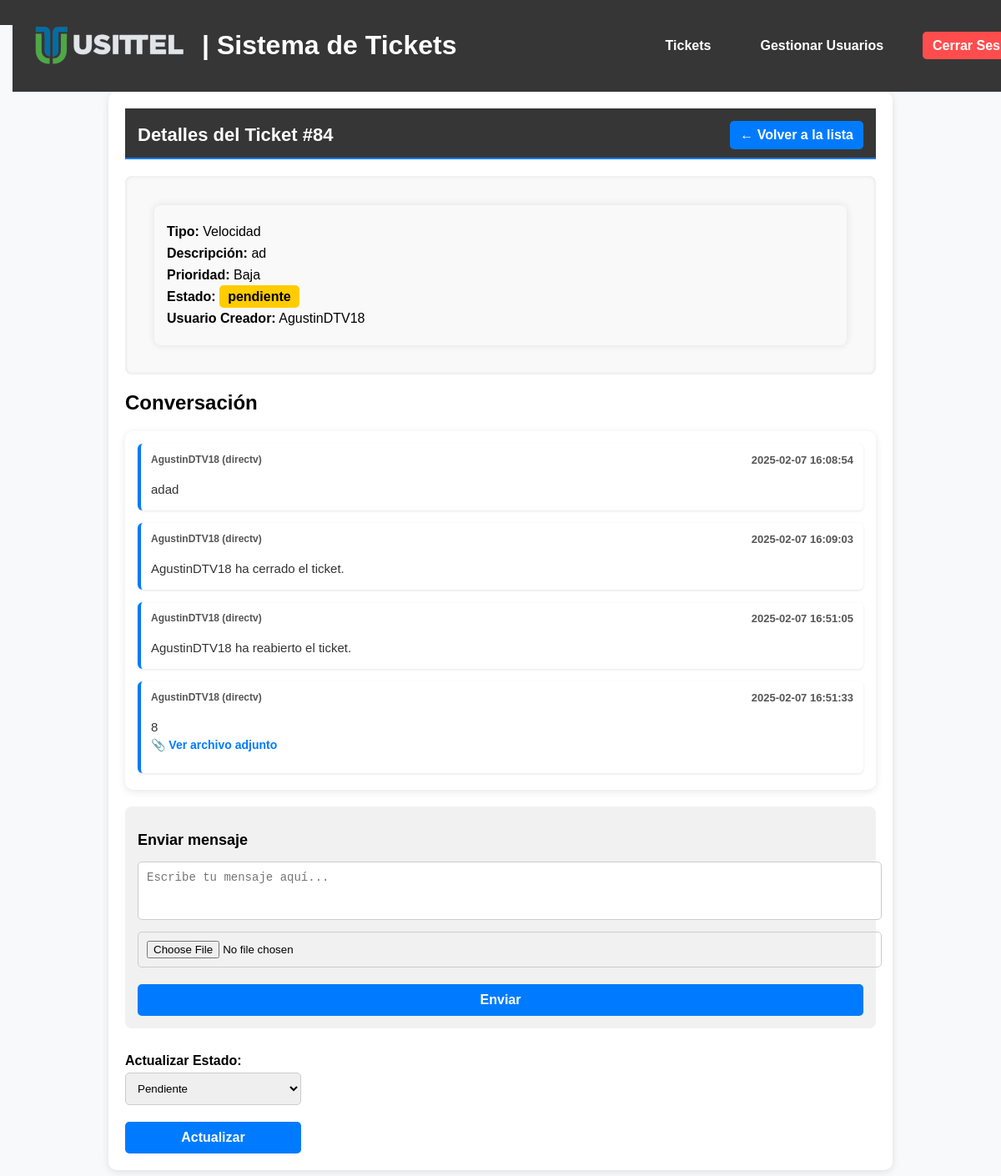
Page /ticket/84 (signed in) on the committed database.
### tables this page shows
CREATE TABLE tickets (
    id INTEGER PRIMARY KEY AUTOINCREMENT,
    tipo TEXT NOT NULL,
    descripcion TEXT NOT NULL,
    prioridad TEXT NOT NULL,
    fecha_creacion DATETIME DEFAULT CURRENT_TIMESTAMP,
    usuario_creador TEXT NOT NULL,
    notas TEXT,
    archivo TEXT
, usuario_asignado TEXT, estado TEXT DEFAULT 'pendiente');

CREATE TABLE messages (
    id INTEGER PRIMARY KEY AUTOINCREMENT,
    ticket_id INTEGER NOT NULL,
    usuario TEXT NOT NULL,
    rol TEXT NOT NULL,
    mensaje TEXT NOT NULL,
    fecha TIMESTAMP DEFAULT CURRENT_TIMESTAMP, archivo_adjunto TEXT,
    FOREIGN KEY (ticket_id) REFERENCES tickets (id)
);

### app.py (the view)
@app.route('/ticket/<int:id>', methods=['GET'])
@login_required
def view_ticket(id):
    conn = get_db_connection()
    ticket = conn.execute('SELECT * FROM tickets WHERE id = ?', (id,)).fetchone()
    messages = conn.execute('SELECT * FROM messages WHERE ticket_id = ? ORDER BY fecha ASC', (id,)).fetchall()
    conn.close()
    if not ticket:
        return "Ticket no encontrado", 404
    return render_template('view_ticket.html', ticket=ticket, messages=messages, current_user=current_user)

### app.py (called while the page is built)
def get_db_connection():
    conn = sqlite3.connect('database.db', timeout=10)  # Espera hasta 10 segundos si la base de datos está bloqueada
    conn.row_factory = sqlite3.Row
    return conn

@login_manager.user_loader
def load_user(user_id):
    conn = get_db_connection()
    user = conn.execute('SELECT * FROM users WHERE id = ?', (user_id,)).fetchone()
    conn.close()
    if user:
        return User(id=user['id'], username=user['username'], role=user['role'])
    return None

### templates/view_ticket.html (shortened to what this page needs)
{% extends "base.html" %}
{% block content %}
<div class="container-ticket">
    <header class="ticket-header">
        <h1>Detalles del Ticket #{{ ticket['id'] }}</h1>
        <a href="/tickets" class="btn-back">← Volver a la lista</a>
    </header>
    <section class="ticket-info">
        <div class="ticket-details">
            <p><strong>Tipo:</strong> {{ ticket['tipo'] }}</p>
            <p><strong>Descripción:</strong> {{ ticket['descripcion'] }}</p>
            <p><strong>Prioridad:</strong> {{ ticket['prioridad'] }}</p>
            <p><strong>Estado:</strong>
                <span class="estado estado-{{ ticket['estado']|lower }}">{{ ticket['estado'] }}</span>
            </p>
            <p><strong>Usuario Creador:</strong> {{ ticket['usuario_creador'] }}</p>
        </div>
    </section>
    <section class="chat-section">
        <h2>Conversación</h2>
        <div class="chat-container">
            {% for message in messages %}
            <div class="message-card">
                <div class="message-header">
                    <span class="message-user">{{ message['usuario'] }} ({{ message['rol'] }})</span>
                    <span class="message-date">{{ message['fecha'] }}</span>
                </div>
                <p class="message-text">{{ message['mensaje'] }}</p>
                {% if message['archivo_adjunto'] %}
                <p class="message-attachment">
                    📎 <a href="{{ url_for('download_file', filename=message['archivo_adjunto']) }}" target="_blank">
                        Ver archivo adjunto
                    </a>
                </p>
                {% endif %}
            </div>
            {% endfor %}
        </div>
    </section>
    {% if ticket['estado'].lower() != 'cerrado' %}
    <section class="message-form">
        <h2>Enviar mensaje</h2>
        <form method="POST" action="{{ url_for('add_message', ticket_id=ticket['id']) }}" enctype="multipart/form-data">
            <textarea name="mensaje" rows="3" required placeholder="Escribe tu mensaje aquí..."></textarea>
            <input type="file" name="archivo">
            <button type="submit" class="btn-action">Enviar</button>
        </form>
    </section>
    {% else %}
    <p class="closed-ticket-message"><strong>Este ticket está cerrado y no se pueden agregar mensajes.</strong></p>
    {% endif %}
    <section class="actions-container">
        {% if current_user.role == 'usittel' and ticket.estado != 'cerrado' %}
        <form action="{{ url_for('update_ticket', id=ticket.id) }}" method="POST">
            <label for="estado">Actualizar Estado:</label>
            <select name="estado" required>
                <option value="pendiente" {% if ticket.estado=='pendiente' %}selected{% endif %}>Pendiente</option>
            </select>
            <button type="button" class="btn-action confirm-update-status">Actualizar</button>
        </form>
        {% endif %}
    </section>
</div>
{% endblock %}

### static/styles.css (style rules this page uses)
body { font-family: Arial, sans-serif; margin: 0; padding: 0; background-color: #f5f5f5; }
header { background-color: #363637; color: white; padding: 15px; display: flex; justify-content: space-between; align-items: center; }
.ticket-details { background: #f9f9f9; padding: 15px; margin: 20px; border-radius: 8px; box-shadow: 0 0 10px rgba(0, 0, 0, 0.1); }
textarea { width: 100%; padding: 10px; border-radius: 5px; }
h1 { color: #fefefe; }
button { width: 100%; background: #007bff; color: white; border: none; padding: 10px; margin-top: 20px; border-radius: 5px; cursor: pointer; font-size: 16px; }
.message-user { font-size: 12px; font-weight: bold; margin-bottom: 5px; }
label { display: block; text-align: left; font-weight: bold; margin-top: 10px; }
input, select, textarea { width: 100%; padding: 10px; margin-top: 5px; border: 1px solid #ccc; border-radius: 5px; }
.btn-action { background: #007bff; padding: 10px; color: white; border-radius: 5px; font-weight: bold; }
.message-attachment { margin-top: 5px; font-size: 14px; }
body { font-family: Arial, sans-serif; margin: 0; padding: 0; background-color: #f8f9fa; }
.container-ticket { max-width: 900px; margin: 20px auto; padding: 20px; background: white; border-radius: 10px; box-shadow: 0 2px 10px rgba(0, 0, 0, 0.1); }
.ticket-header { display: flex; justify-content: space-between; align-items: center; margin-bottom: 20px; border-bottom: 2px solid #007bff; padding-bottom: 10px; }
.ticket-header h1 { font-size: 22px; margin: 0; }
.btn-back { text-decoration: none; background: #007bff; color: white; padding: 8px 12px; border-radius: 5px; font-weight: bold; transition: background 0.3s ease; }
.ticket-info { background: #f9f9f9; padding: 15px; border-radius: 8px; margin-bottom: 20px; box-shadow: inset 0 0 5px rgba(0, 0, 0, 0.1); }
.ticket-details p { margin: 8px 0; font-size: 16px; }
.estado { font-weight: bold; padding: 5px 10px; border-radius: 5px; }
.estado-pendiente { background: #ffcc00; color: black; }
.chat-section { margin-top: 20px; }
.chat-container { display: flex; flex-direction: column; gap: 10px; padding: 15px; background: #ffffff; border-radius: 10px; box-shadow: 0 2px 10px rgba(0, 0, 0, 0.1); max-height: 400px; overflow-y: auto; }
.message-card { background: white; padding: 12px; border-radius: 6px; box-shadow: 0px 1px 3px rgba(0, 0, 0, 0.1); border-left: 4px solid #007bff; margin-bottom: 5px; }
.message-header { display: flex; justify-content: space-between; font-size: 13px; color: #555; margin-bottom: 5px; font-weight: bold; }
.message-text { font-size: 15px; color: #333; margin-bottom: 5px; }
.message-attachment a { color: #007bff; font-weight: bold; text-decoration: none; }
.message-form { margin-top: 20px; padding: 15px; background: #f1f1f1; border-radius: 8px; }
.message-form h2 { font-size: 18px; margin-bottom: 10px; }
.message-form textarea { width: 100%; padding: 10px; border-radius: 5px; border: 1px solid #ccc; font-size: 14px; resize: none; }
.message-form input[type="file"] { margin-top: 10px; }
.actions-container { display: flex; justify-content: space-between; gap: 10px; margin-top: 20px; flex-wrap: wrap; }
button, .btn-action { background: #007bff; padding: 10px; color: white; border-radius: 5px; font-weight: bold; border: none; cursor: pointer; transition: background 0.3s ease; }

### rows in the picture
tickets: id "84", tipo "Velocidad", descripcion "ad", prioridad "Baja", estado "pendiente", usuario_creador "AgustinDTV18", estado "Pendiente"
messages: usuario "AgustinDTV18", rol "directv", fecha "2025-02-07 16:08:54", mensaje "adad"
messages: usuario "AgustinDTV18", rol "directv", fecha "2025-02-07 16:09:03", mensaje "AgustinDTV18 ha cerrado el ticket."
messages: usuario "AgustinDTV18", rol "directv", fecha "2025-02-07 16:51:05", mensaje "AgustinDTV18 ha reabierto el ticket."
messages: usuario "AgustinDTV18", rol "directv", fecha "2025-02-07 16:51:33", mensaje "8"
